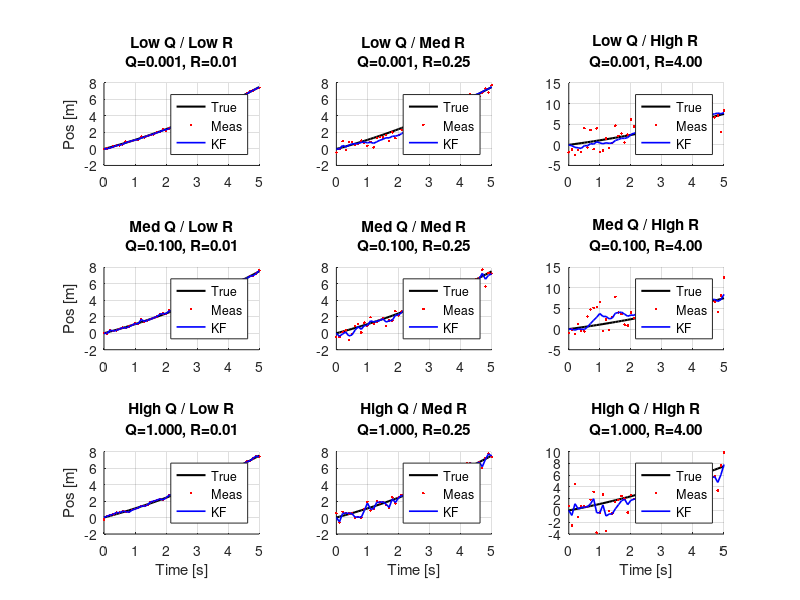
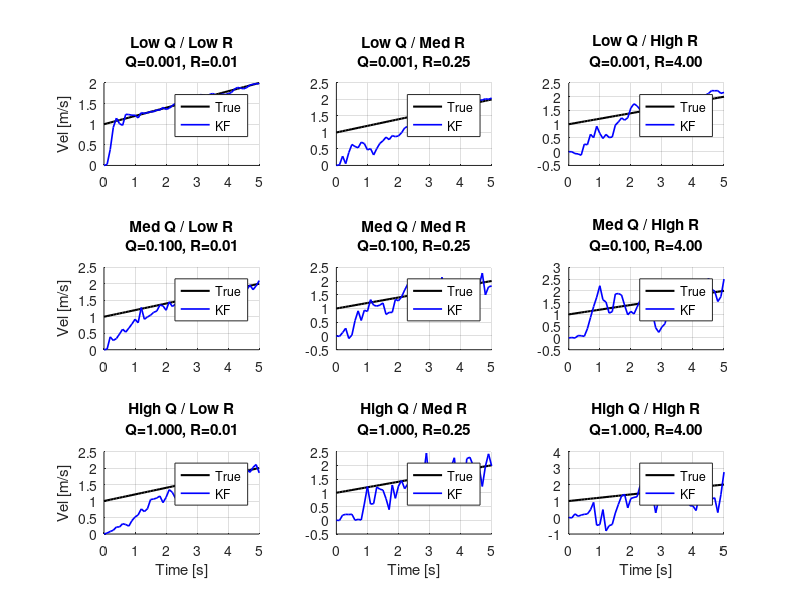

Write MATLAB code to recreate these figures, in order.
%% Ryland Ross
% 9/23/25
% 1-D Kalman Filter: Sweep of Q and R (Position + Velocity)
% Provides visualization of how different R and Q valeus affect the KF

clc; clear; close all;

%% Simulation setup
dt = 0.1;         % time step
T = 5;            % total simulation time
t = 0:dt:T;       
N = length(t);

a_true = 0.2;     % true acceleration
p0 = 0; v0 = 1;   % initial conditions

% True motion
p_true = p0 + v0*t + 0.5*a_true*t.^2;
v_true = v0 + a_true*t;

%% KF Matrices
A = [1 dt; 0 1];
B = [0.5*dt^2; dt];
H = [1 0];

% Define low/med/high Q and R
Q_vals = {0.001*eye(2), 0.1*eye(2), 1.0*eye(2)};
R_vals = [0.1^2, 0.5^2, 2.0^2];
Q_labels = {'Low Q','Med Q','High Q'};
R_labels = {'Low R','Med R','High R'};

%% Store estimates and measurements
X_all = cell(length(Q_vals), length(R_vals));
Z_all = cell(length(Q_vals), length(R_vals)); % store corresponding measurements

for i = 1:length(Q_vals) % Loop through all Q
    for j = 1:length(R_vals) % Loop through all R
        Q = Q_vals{i};
        R = R_vals(j);

        sigma_meas = sqrt(R); % ensures sigma^2 = R for each R
        z = p_true + sigma_meas*randn(size(t));
        Z_all{i,j} = z; % store measurements

        % --- Run KF ---
        x_est = zeros(2,N);
        P = eye(2);

        for k = 2:N
            % Prediction
            x_pred = A*x_est(:,k-1) + B*a_true;
            P_pred = A*P*A' + Q;

            % Update
            K = P_pred*H'/(H*P_pred*H' + R);
            x_est(:,k) = x_pred + K*(z(k) - H*x_pred);
            P = (eye(2)-K*H)*P_pred;
        end

        X_all{i,j} = x_est;
    end
end

%% --- Position plots ---
figure('Name','Position');
for i = 1:length(Q_vals)
    for j = 1:length(R_vals)
        x_est = X_all{i,j};
        z = Z_all{i,j}; % get correct measurements
        subplot(length(Q_vals), length(R_vals), (i-1)*length(R_vals)+j);
        hold on; grid on;
        plot(t, p_true,'k','LineWidth',1.5);
        plot(t, z,'r.'); % plot measurements for this Q,R
        plot(t, x_est(1,:),'b','LineWidth',1.2);
        title(sprintf('%s / %s\nQ=%.3f, R=%.2f',Q_labels{i},R_labels{j},Q_vals{i}(1,1),R_vals(j)));
        if i==length(Q_vals), xlabel('Time [s]'); end
        if j==1, ylabel('Pos [m]'); end
        legend('True','Meas','KF','Location','best');
    end
end

%% --- Velocity plots ---
figure('Name','Velocity');
for i = 1:length(Q_vals)
    for j = 1:length(R_vals)
        x_est = X_all{i,j};
        subplot(length(Q_vals), length(R_vals), (i-1)*length(R_vals)+j);
        hold on; grid on;
        plot(t, v_true,'k','LineWidth',1.5);
        plot(t, x_est(2,:),'b','LineWidth',1.2);
        title(sprintf('%s / %s\nQ=%.3f, R=%.2f',Q_labels{i},R_labels{j},Q_vals{i}(1,1),R_vals(j)));
        if i==length(Q_vals), xlabel('Time [s]'); end
        if j==1, ylabel('Vel [m/s]'); end
        legend('True','KF','Location','best');
    end
end
